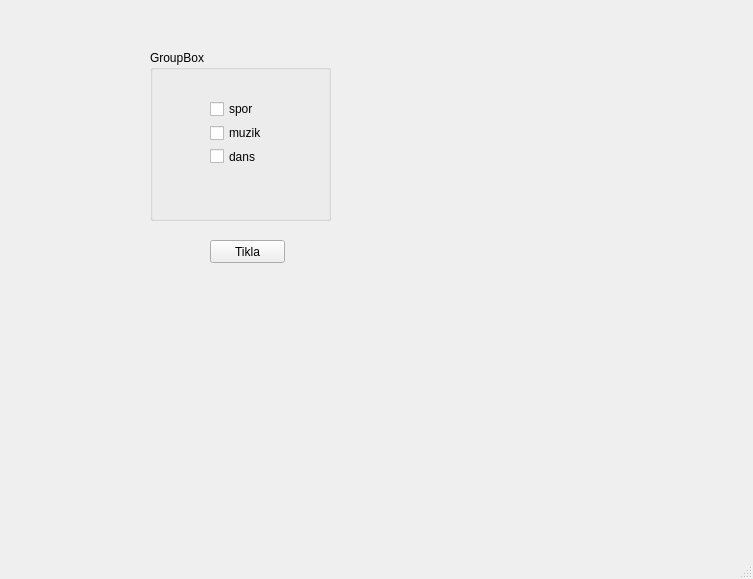
<?xml version="1.0" encoding="UTF-8"?>
<ui version="4.0">
 <class>MainWindow</class>
 <widget class="QMainWindow" name="MainWindow">
  <property name="geometry">
   <rect>
    <x>0</x>
    <y>0</y>
    <width>753</width>
    <height>579</height>
   </rect>
  </property>
  <property name="windowTitle">
   <string>MainWindow</string>
  </property>
  <widget class="QWidget" name="centralwidget">
   <widget class="QPushButton" name="btn">
    <property name="geometry">
     <rect>
      <x>210</x>
      <y>240</y>
      <width>75</width>
      <height>23</height>
     </rect>
    </property>
    <property name="text">
     <string>Tikla</string>
    </property>
   </widget>
   <widget class="QLabel" name="lbl">
    <property name="geometry">
     <rect>
      <x>430</x>
      <y>100</y>
      <width>201</width>
      <height>101</height>
     </rect>
    </property>
    <property name="text">
     <string/>
    </property>
   </widget>
   <widget class="QGroupBox" name="groupBox">
    <property name="geometry">
     <rect>
      <x>150</x>
      <y>50</y>
      <width>181</width>
      <height>171</height>
     </rect>
    </property>
    <property name="title">
     <string>GroupBox</string>
    </property>
    <widget class="QWidget" name="layoutWidget">
     <property name="geometry">
      <rect>
       <x>60</x>
       <y>50</y>
       <width>72</width>
       <height>65</height>
      </rect>
     </property>
     <layout class="QVBoxLayout" name="verticalLayout">
      <item>
       <widget class="QCheckBox" name="cb_spor">
        <property name="text">
         <string>spor</string>
        </property>
       </widget>
      </item>
      <item>
       <widget class="QCheckBox" name="db_muzik">
        <property name="text">
         <string>muzik</string>
        </property>
       </widget>
      </item>
      <item>
       <widget class="QCheckBox" name="cb_dans">
        <property name="text">
         <string>dans</string>
        </property>
       </widget>
      </item>
     </layout>
    </widget>
   </widget>
  </widget>
  <widget class="QMenuBar" name="menubar">
   <property name="geometry">
    <rect>
     <x>0</x>
     <y>0</y>
     <width>753</width>
     <height>21</height>
    </rect>
   </property>
  </widget>
  <widget class="QStatusBar" name="statusbar"/>
 </widget>
 <resources/>
 <connections/>
</ui>
